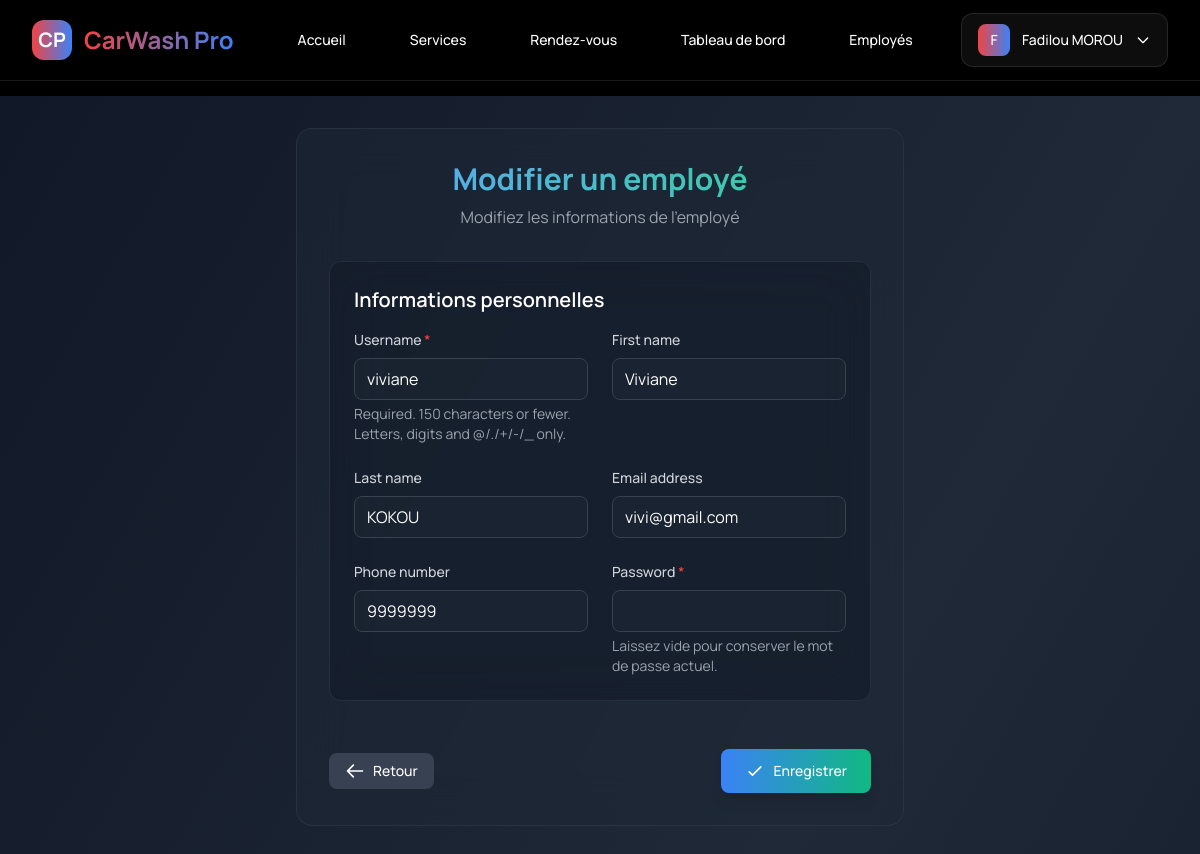
The page /accounts/employees/6/edit/ (signed in) on the database its author committed.
### accounts/models.py (models this page shows, shortened)
class User(AbstractUser):
    phone_number = models.CharField(max_length=15, blank=True)
    address = models.TextField(blank=True)
    is_employee = models.BooleanField(default=False)
    is_admin = models.BooleanField(default=False)

### accounts/views.py (the view)
# urls.py: path('employees/<int:employee_id>/edit/', views.edit_employee, name='edit_employee'),
@login_required
@user_passes_test(lambda u: u.is_admin)
def edit_employee(request, employee_id):
    employee = get_object_or_404(User, id=employee_id, is_employee=True)
    if request.method == 'POST':
        form = EmployeeForm(request.POST, instance=employee)
        if form.is_valid():
            user = form.save(commit=False)
            if form.cleaned_data.get('password'):
                user.set_password(form.cleaned_data['password'])
            user.save()
            messages.success(request, 'Employé modifié avec succès !')
            return redirect('employee_list')
    else:
        form = EmployeeForm(instance=employee)
    return render(request, 'accounts/employee_form.html', {
        'form': form,
        'title': 'Modifier un employé'
    })

### accounts/forms.py (shortened to what this page needs)
class EmployeeForm(forms.ModelForm):
    password = forms.CharField(widget=forms.PasswordInput(), required=True)
    class Meta:
        model = User
        fields = ('username', 'first_name', 'last_name', 'email', 'phone_number', 'password')
        widgets = {
            'username': forms.TextInput(attrs={'class': 'form-control'}),
            'first_name': forms.TextInput(attrs={'class': 'form-control'}),
            'last_name': forms.TextInput(attrs={'class': 'form-control'}),
            'email': forms.EmailInput(attrs={'class': 'form-control'}),
            'phone_number': forms.TextInput(attrs={'class': 'form-control'}),
        }

### accounts/templatetags/form_filters.py (called while the page is built)
@register.filter(name='add_class')
def add_class(field, css_class):
    return field.as_widget(attrs={'class': css_class})

### appointments/context_processors.py (called while the page is built)
def notifications_processor(request):
    context = {'unread_notifications_count': 0}
    if request.user.is_authenticated:
        context['unread_notifications_count'] = Notification.objects.filter(
            recipient=request.user,
            is_read=False
        ).count()
    return context

### templates/accounts/employee_form.html (shortened to what this page needs)
{% extends 'base.html' %}
{% load form_filters %}
{% block content %}
<div class="min-h-screen bg-gradient-to-br from-gray-900 via-gray-800 to-gray-900 text-white py-8">
    <div class="max-w-2xl mx-auto px-4 sm:px-6 lg:px-8">
        <div class="bg-gray-800/50 backdrop-blur-xl border border-gray-700/50 rounded-2xl p-8">
            <div class="text-center mb-8">
                <h1 class="text-3xl font-bold bg-clip-text text-transparent bg-gradient-to-r from-blue-400 to-emerald-400">
                </h1>
                <p class="mt-2 text-gray-400">Modifiez les informations de l'employé</p>
            </div>
            <form method="post" class="space-y-8">
                <div class="bg-gray-900/50 rounded-xl p-6 backdrop-blur-xl border border-gray-700/50">
                    <h2 class="text-xl font-semibold text-white mb-4">Informations personnelles</h2>
                    <div class="grid grid-cols-1 sm:grid-cols-2 gap-6">
                        {% for field in form %}
                            <div class="form-group">
                                <label for="{{ field.id_for_label }}" class="block text-sm font-medium text-gray-300 mb-2">
                                    {{ field.label }}
                                    {% if field.field.required %}
                                        <span class="text-red-500">*</span>
                                    {% endif %}
                                </label>
                                <div class="mt-1 relative">
                                    {{ field|add_class:"w-full bg-gray-800/50 border border-gray-700 rounded-lg py-2 px-3 text-white placeholder-gray-400 focus:outline-none focus:ring-2 focus:ring-blue-500 focus:border-transparent transition-all duration-200" }}
                                </div>
                                {% if field.help_text or field.name == 'password' %}
                                    <p class="mt-1 text-sm text-gray-400">
                                        {% if field.name == 'password' %}
                                            {% if not form.instance.pk %}
                                                Le mot de passe est requis pour les nouveaux employés.
                                            {% else %}
                                                Laissez vide pour conserver le mot de passe actuel.
                                            {% endif %}
                                        {% else %}
                                            {{ field.help_text }}
                                        {% endif %}
                                    </p>
                                {% endif %}
                            </div>
                        {% endfor %}
                    </div>
                </div>
                <div class="flex items-center justify-between pt-4">
                    <a href="{% url 'employee_list' %}"
                       class="inline-flex items-center px-4 py-2 rounded-lg text-sm font-medium bg-gray-700 hover:bg-gray-600 text-white transition-all duration-200 focus:outline-none focus:ring-2 focus:ring-gray-500 focus:ring-offset-2 focus:ring-offset-gray-900">
                        <svg class="w-5 h-5 mr-2" fill="none" stroke="currentColor" viewBox="0 0 24 24">
                            <path stroke-linecap="round" stroke-linejoin="round" stroke-width="2" d="M10 19l-7-7m0 0l7-7m-7 7h18"/>
                        </svg>
                        Retour
                    </a>
                    <button type="submit"
                            class="inline-flex items-center px-6 py-3 rounded-lg text-sm font-medium bg-gradient-to-r from-blue-500 to-emerald-500 hover:from-blue-600 hover:to-emerald-600 text-white transition-all duration-200 transform hover:scale-105 focus:outline-none focus:ring-2 focus:ring-blue-500 focus:ring-offset-2 focus:ring-offset-gray-900 shadow-lg">
                        <svg class="w-5 h-5 mr-2" fill="none" stroke="currentColor" viewBox="0 0 24 24">
                            <path stroke-linecap="round" stroke-linejoin="round" stroke-width="2" d="M5 13l4 4L19 7"/>
                        </svg>
                        Enregistrer
                    </button>
                </div>
            </form>
        </div>
    </div>
</div>
{% endblock %}

### templates/base.html (shortened to what this page needs)
<!DOCTYPE html>
{% load static %}
<html lang="fr" class="h-full bg-black scroll-smooth">
<head>
    <script src="https://cdn.tailwindcss.com"></script>
    <link href="https://cdnjs.cloudflare.com/ajax/libs/font-awesome/6.0.0/css/all.min.css" rel="stylesheet">
    <link href="{% static 'css/custom.css' %}" rel="stylesheet">
</head>
<body class="h-full bg-black font-sans">
    <div class="min-h-full">
        <nav class="fixed w-full z-50 bg-black/80 backdrop-blur-lg border-b border-white/10">
            <div class="mx-auto max-w-7xl px-4 sm:px-6 lg:px-8">
                <div class="flex h-20 items-center justify-between">
                    <div class="flex items-center">
                        <a href="{% url 'home' %}" class="flex items-center space-x-3 group">
                            <div class="h-10 w-10 rounded-xl bg-gradient-to-r from-accent to-secondary flex items-center justify-center transform group-hover:scale-110 transition-all duration-300">
                                <span class="text-xl font-bold text-white">CP</span>
                            </div>
                            <span class="text-2xl font-bold bg-gradient-to-r from-accent to-secondary bg-clip-text text-transparent group-hover:scale-105 transition-all duration-300">CarWash Pro</span>
                        </a>
                        <div class="hidden md:block ml-12">
                            <div class="flex items-baseline space-x-8">
                                <a href="{% url 'home' %}" class="px-4 py-2 text-sm font-medium text-white hover:text-accent transition-colors duration-300">Accueil</a>
                                <a href="{% url 'services' %}" class="px-4 py-2 text-sm font-medium text-white hover:text-accent transition-colors duration-300">Services</a>
                                {% if user.is_authenticated %}
                                <a href="{% url 'appointments' %}" class="px-4 py-2 text-sm font-medium text-white hover:text-accent transition-colors duration-300">Rendez-vous</a>
                                {% endif %}
                                {% if user.is_admin %}
                                <a href="{% url 'admin_dashboard' %}" class="px-4 py-2 text-sm font-medium text-white hover:text-accent transition-colors duration-300">Tableau de bord</a>
                                <a href="{% url 'employee_list' %}" class="px-4 py-2 text-sm font-medium text-white hover:text-accent transition-colors duration-300">Employés</a>
                                {% endif %}
                            </div>
                        </div>
                    </div>
                    <div class="hidden md:block">
                        <div class="flex items-center gap-6">
                            {% if user.is_authenticated %}
                            <div class="relative">
                                <button type="button" class="flex items-center space-x-3 glass-effect rounded-xl px-4 py-2.5 text-sm font-medium text-white hover:bg-white/10 transition-all duration-300" id="user-menu-button">
                                    <span class="h-8 w-8 rounded-lg bg-gradient-to-r from-accent to-secondary flex items-center justify-center transform group-hover:scale-110 transition-all duration-300">
                                        {{ user.get_full_name|default:user.username|make_list|first }}
                                    </span>
                                    <span>{{ user.get_full_name|default:user.username }}</span>
                                    <svg class="w-4 h-4 text-white" fill="none" stroke="currentColor" viewBox="0 0 24 24">
                                        <path stroke-linecap="round" stroke-linejoin="round" stroke-width="2" d="M19 9l-7 7-7-7" />
                                    </svg>
                                </button>
                            </div>
                            {% endif %}
                        </div>
                    </div>
                </div>
            </div>
        </nav>
        <div class="navbar-spacer"></div>
        <main>
            {% block content %}{% endblock %}
        </main>
    </div>
</body>
</html>

### static/css/custom.css (style rules this page uses)
:root { --primary: #0f172a; --secondary: #3b82f6; --accent: #f04444; --text: #ffffff; }
body { font-family: 'Manrope', sans-serif; }
.glass-effect { background: rgba(255, 255, 255, 0.1); backdrop-filter: blur(10px); -webkit-backdrop-filter: blur(10px); border: 1px solid rgba(255, 255, 255, 0.1); }

### templates/base.html (style rules this page uses)
.glass-effect { backdrop-filter: blur(10px); background: rgba(255, 255, 255, 0.05); border: 1px solid rgba(255, 255, 255, 0.1); transition: all 0.3s ease; }
.navbar-spacer { height: 80px; }
main { padding-top: 1rem; }

### templates/accounts/employee_form.html (style rules this page uses)
input[type="text"], input[type="email"], input[type="password"], input[type="tel"] { @apply w-full bg-gray-800/50 border border-gray-700 rounded-lg py-2 px-3 text-white placeholder-gray-400 focus:outline-none focus:ring-2 focus:ring-blue-500 focus:border-transparent transition-all duration-200; }

### rows shown on the page
User: get_full_name|make_list "F", get_full_name "Fadilou MOROU"
User: form "viviane" "Viviane" "KOKOU" "vivi@gmail.com" "9999999"

### other values the page prints
{{ field.label }} "Username" "First name" "Last name" "Email address" "Phone number" "Password"
{{ field.help_text }} "Required. 150 characters or fewer. Letters, digits and @/./+/-/_ only."
